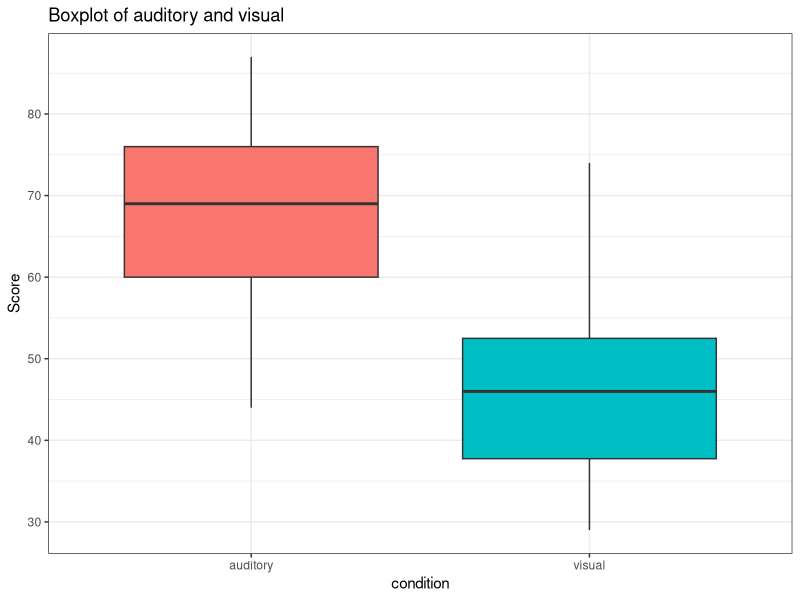
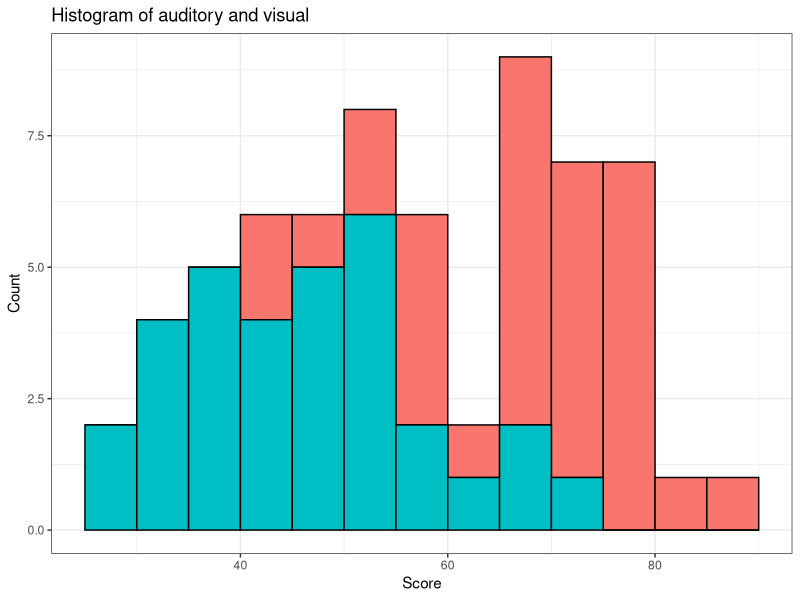

Reproduce these figures in R, in order. (Note: this script raises an error after producing the figures.)
## ---- chunk 1
#| echo: false
#| output: false
library(tidyverse)
library(conflicted)
conflicts_prefer(dplyr::filter())
conflicts_prefer(dplyr::lag())
## ---- chunk 2
tetris <- read_csv("./tetris.csv") |>
  select(condition,score) |>
  mutate(condition = factor(condition))
tetris |> head()
tetris |> tail()
## ---- chunk 3
tetris |>
  group_by(condition) |>
  summarise(
    N=length(score),
    min=min(score),
    max=max(score),
    mean=mean(score),
    sd=sd(score),
    median=median(score),
    IQR=IQR(score)
  )
## ---- chunk 4
tetris |>
  ggplot(aes(condition, score, fill = condition)) +
  geom_boxplot() +
  guides(fill = "none") +
  ggtitle("Boxplot of auditory and visual") +
  ylab("Score") +
  theme_bw()
tetris |>
  ggplot(aes(score, fill = condition)) +
  geom_histogram(
    aes(, after_stat(count)),
    binwidth = 5, center = 2.5,
    color="black") +
  guides(fill = "none") +
  ggtitle("Histogram of auditory and visual") +
  xlab("Score") + ylab("Count") +
  theme_bw()
## ---- chunk 5
tetris |>
  filter(condition == "auditory") |>
  pull(score) |>
  shapiro.test()
tetris |>
  filter(condition == "visual") |>
  pull(score) |>
  shapiro.test()
## ---- chunk 6
#| echo: false
#| output: false
library('car')
## ---- chunk 7
tetris |>
  with(leveneTest(score, condition))
## ---- chunk 8
tetris |>
  with(t.test(score ~ condition, paired = FALSE))
## ---- chunk 9
tetris |>
  ggplot(aes(condition, score, fill = condition)) +
  stat_summary(fun = mean, geom = "bar") +
  stat_summary(
    fun.min = (
      \(x) {
        mean(x) + (sd(x) / sqrt(length(x)))
      }
    ),
    fun.max = (
      \(x) {
        mean(x) - (sd(x) / sqrt(length(x)))
      }
    ), geom = "errorbar", width = 0.5) +
  guides(fill = "none") +
  ggtitle("Barplot of auditory and visual") +
  xlab("Condition") + ylab("Mean Score") +
  theme_bw()
